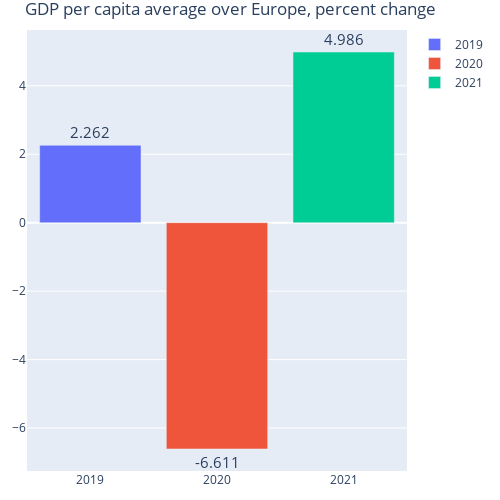

The cell this chart's notebook holds for it:
### Markdown cell above
# Other Plots

### Code cell
#plot for average all over europe for 2019,2020,2021
import plotly.graph_objects as go
import plotly.figure_factory as ff

bigData = bigData.dropna(subset=["Subject Descriptor"])

fig2 = go.Figure()


fig2.add_trace(
    go.Bar(name="2019",
           x=["2019"],
           y=[pd.to_numeric(bigData["2019"][bigData["Subject Descriptor"].str.contains("domestic product per capita", regex=False)], errors='coerce').mean()],
           text = [pd.to_numeric(bigData["2019"][bigData["Subject Descriptor"].str.contains("domestic product per capita", regex=False)], errors='coerce').mean()],
           textposition='outside'
          )
)

fig2.add_trace(
    go.Bar(name="2020",
           x=["2020"],
           y=[pd.to_numeric(bigData["2020"][bigData["Subject Descriptor"].str.contains("domestic product per capita", regex=False)], errors='coerce').mean()],
           text = [pd.to_numeric(bigData["2020"][bigData["Subject Descriptor"].str.contains("domestic product per capita", regex=False)], errors='coerce').mean()],
           textposition='outside'
          )
)

fig2.add_trace(
    go.Bar(name="2021",
           x=["2021"],
           y=[pd.to_numeric(bigData["2021"][bigData["Subject Descriptor"].str.contains("domestic product per capita", regex=False)], errors='coerce').mean()],
           text = [pd.to_numeric(bigData["2021"][bigData["Subject Descriptor"].str.contains("domestic product per capita", regex=False)], errors='coerce').mean()],
           textposition='outside'
          )
)

fig2.update_traces(texttemplate='%{text:.4s}', textposition='outside')
fig2.update_layout(uniformtext_minsize=15, uniformtext_mode='hide')

fig2.update_layout(
    title_text="GDP per capita average over Europe, percent change",
    width= 500,
    height=500,
    hovermode = 'x',
    margin=dict(l=20, r=20, t=30, b=20)
    )


fig2.show()

### Figure 1 — Plotly figure (JSON) as saved in the notebook; plotly's stock layout.template omitted (floating-point values rounded to 4 significant figures)
{"data": [{"name": "2019", "text": ["2.2618780487804884"], "textposition": "outside", "texttemplate": "%{text:.4s}", "type": "bar", "x": ["2019"], "y": [2.262]}, {"name": "2020", "text": ["-6.6109024390243905"], "textposition": "outside", "texttemplate": "%{text:.4s}", "type": "bar", "x": ["2020"], "y": [-6.611]}, {"name": "2021", "text": ["4.985829268292684"], "textposition": "outside", "texttemplate": "%{text:.4s}", "type": "bar", "x": ["2021"], "y": [4.986]}], "layout": {"height": 500, "hovermode": "x", "margin": {"b": 20, "l": 20, "r": 20, "t": 30}, "title": {"text": "GDP per capita average over Europe, percent change"}, "uniformtext": {"minsize": 15, "mode": "hide"}, "width": 500, "xaxis": {"autorange": true, "range": [2018.0, 2022.0], "type": "linear"}, "yaxis": {"autorange": true, "range": [-7.255, 5.63], "type": "linear"}}}
